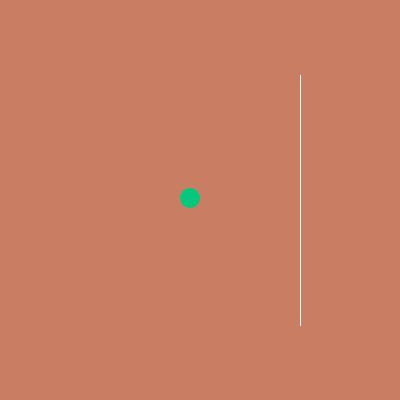
Frame 1 (no input)
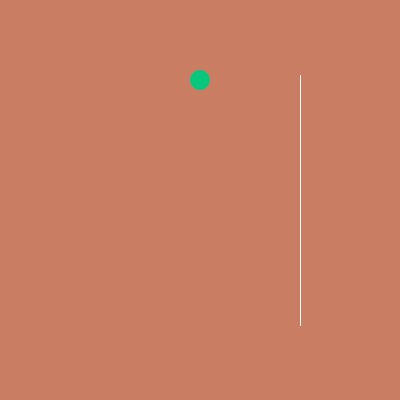
Frame 60 (the mouse pressed at the canvas centre just before this capture)
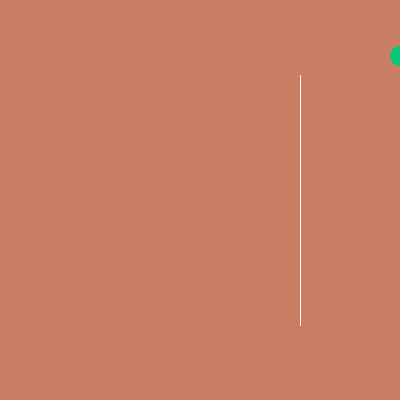
Frame 120 (the mouse held since frame 60 and released just before this capture)

The Processing sketch that drew these frames (run headless with seeded random() and noise(); from frame 60 on, the mouse is pressed at the canvas centre):

// Processing sketch: processing_113429
// ── processing_113429.pde

int circleX=200;
int circleY=200;
int circleW=20;
int speedX=10;
int speedY=2;


void setup() {
  size(400, 400);
}

void draw() {
  background(201, 126, 100);
  circleX=circleX-speedX;
  circleY=circleY-speedY;
  stroke(255);
  line(300, 75, 300, 325);
  noStroke();

  


  fill(9, 198, 125);
  ellipse(circleX, circleY, circleW, circleW);

  if (circleX<0+10) {
    speedX=-speedX;
  }

  if (circleX>400-10) {
    speedX=-speedX;
    //    circleW=circleW*2;
  }

  if (circleY<0+10) {
    speedY=-speedY;
  }

  if (circleY>400-10) {
    speedY=-speedY;
  }

  if (circleX>300) {
  } 
  else {
  }

  if ((circleY>75)&&(circleY<325)) {
    if (circleX+10>300) {
      speedX=-speedX;
    }
  }

  //  if (circleX<300) {
  //  } 
  //  else {
  //  }
  //
  //  if((circleY>75)&&(circleY<325)){
  //    if(circleX-10<300){
  //    speedX=-speedX;
  //    }
  //  }
}
